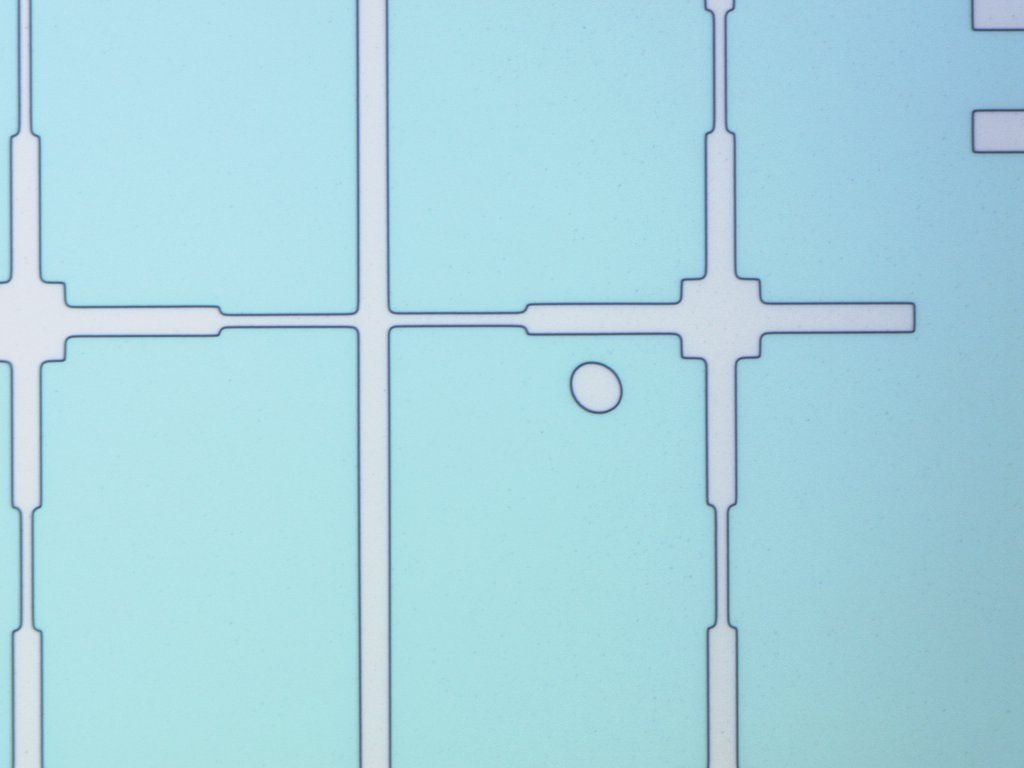
#> input picture edge_detection/led.jpg, 1024 x 768 px
$ python edge_detection.py
#> lines starting #> are read from the running program, lines starting #| are printed output that depends on the picture; after the words box and inside, x2 and y2 are one past the last pixel; in counts of white or black regions, pixels touching at a corner belong together
### edge_detection/imgutils.py
from PIL import Image as I
import numpy as np

def imread( infile ) :
    """
    Takes a string as input and outputs a image.

    Args:
        infile: input file string

    Returns:
        numpy.ndarray: image
    """
#> called with infile = 'led.jpg'
    img = I.open( infile)
#> img is the input picture: PIL image 1024x768 RGB; mean R, G, B 169, 213.6, 224.7
    img.load()
    data = np.asarray( img, dtype="uint8" )
    return data

def imwrite( img, outfile ):
    """
    Takes an image and string as input and and writes the image down.

    Args:
        img: image numpy.ndarray
        outfile: output file string
    """
    if not img.dtype == 'uint8':
        np.clip(img, a_min = 0, a_max = 255, out = img)
        img = np.asarray(img, dtype = 'uint8')
    img = I.fromarray( img )
    img.save( outfile )

def imshow ( img , window = 'image'):
    """
    Takes an image as input and displays it.

    Args:
        img: image numpy.ndarray
        window: (optional) title to name the window by.
    """
    I.fromarray(img).show(title = window)

def rgb2gray(rgb):
    """
	Function that takes as input one rgb image array and returns a grayscale image. It applies
	the following transform:

	.. math::

		I_{gray} = 0.2989I_r + 0.5870I_g + 0.1140I_b

	Args:
		rgb: ``numpy ndarray`` of a four-dimensional image batch of the form
									< (number of images??), height, width, channels>

	Returns:
		numpy ndarray: gray
	"""
    if len(rgb.shape) == 4:
        r, g, b = rgb[:,:,:,0], rgb[:,:,:,1], rgb[:,:,:,2]
    elif len(rgb.shape) == 3:
        r, g, b = rgb[:,:,0], rgb [:,:,1], rgb[:,:,2]
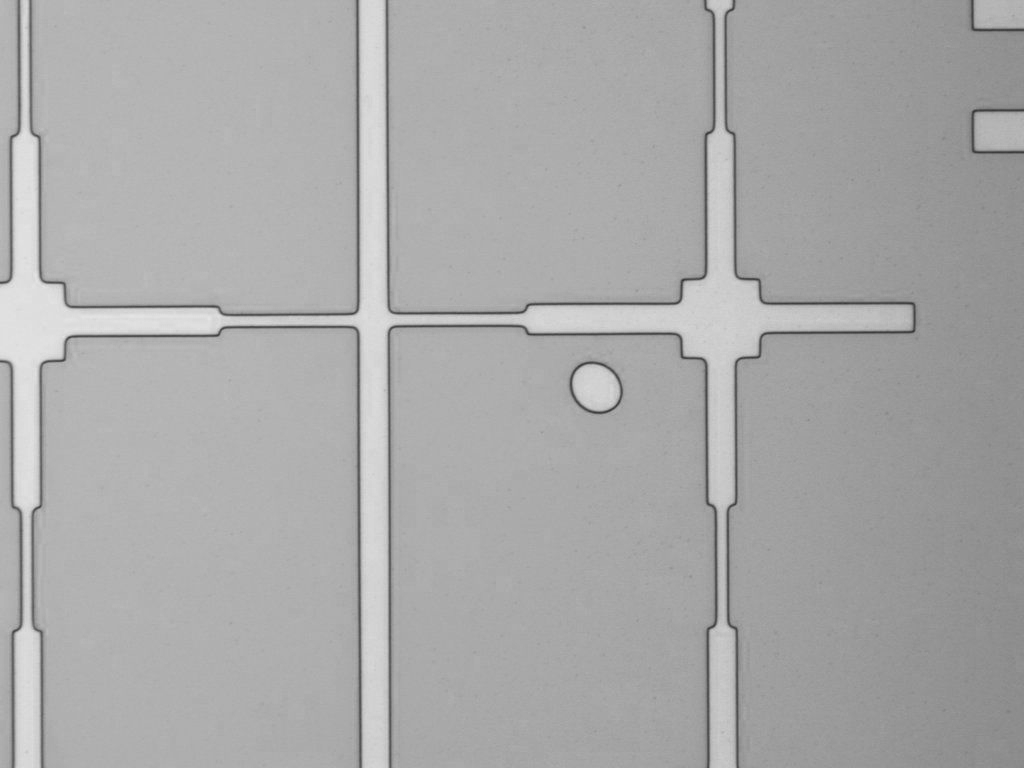
#> r: shape (768, 1024); min 56, max 230, mean 169
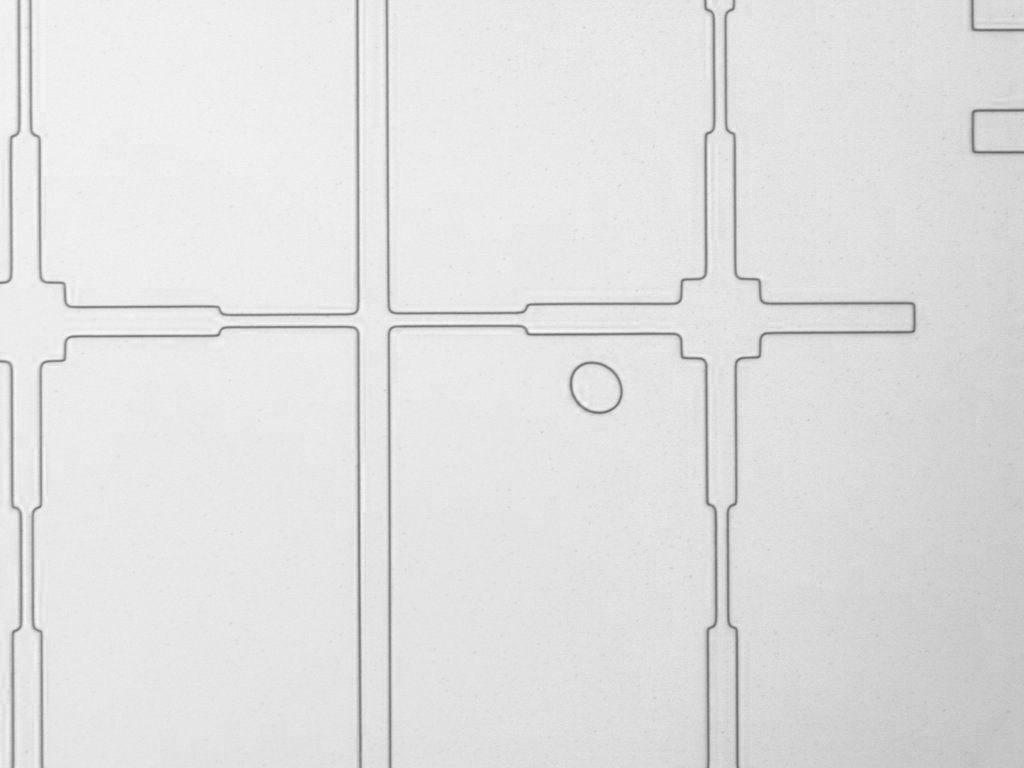
#> b: shape (768, 1024); min 103, max 251, mean 224.7
    gray = 0.2989 * r + 0.5870 * g + 0.1140 * b
    return gray

# [2 lines that do not run on import are left out]

### edge_detection/edge_detection.py
from scipy.ndimage import convolve1d as imfilter
import sys
sys.path.append( '../core' )
from imgutils import *

img = imread('led.jpg')  # Load the image
img = rgb2gray(img)   # convert to grayscale
imshow(img,'original image')
# Create filters
differentials = np.asarray([-1,0,1])

dx = imfilter(input = img, weights = differentials, axis = 0)  # This filters straight.
dy = imfilter(input = img, weights = differentials, axis = 1)  # This filters transposed.
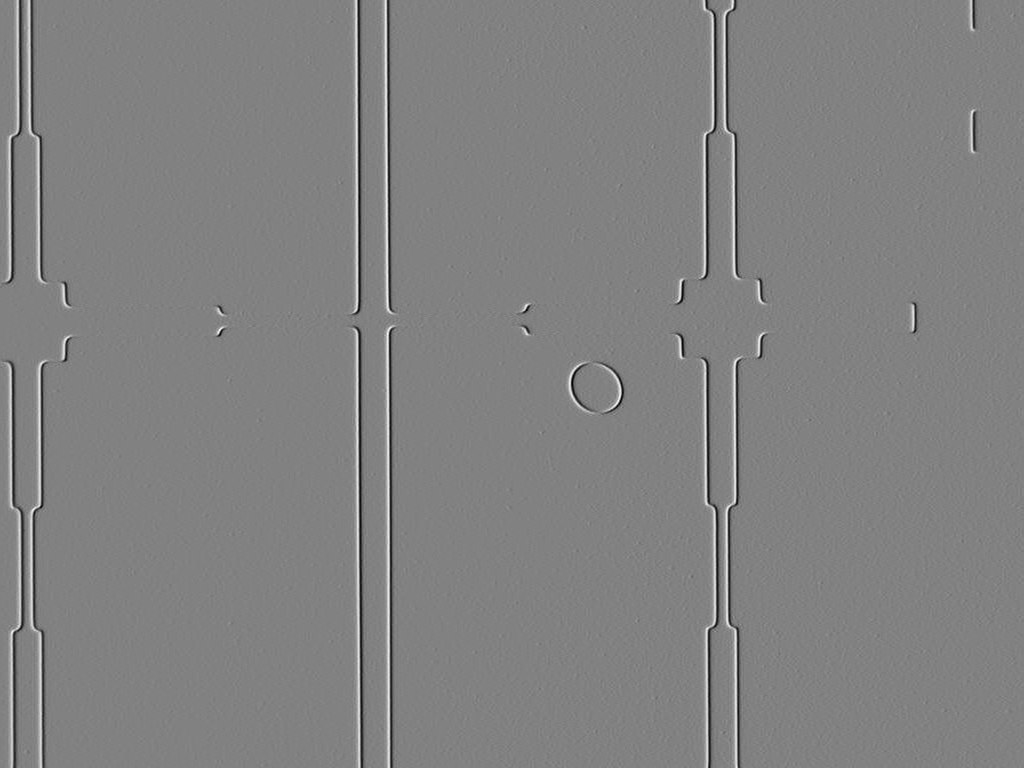
#> dy: shape (768, 1024) float64; min -99.73, max 96.79, mean 0.1; drawn with min black and max white

# Display the differentials.
imshow(dx,'dx')
imshow(dy,'dy')

edge_map_threshold = 10     # This is the threshold above which, we shall call a differential an
                            # edge.

dx_em = np.zeros(dx.shape)
dx_em[dx > edge_map_threshold] = 255
dy_em = np.zeros(dy.shape)
dy_em[dy > edge_map_threshold] = 255


imshow(dx_em,'dx_em')
#> call 4 of imshow, with window = 'dx_em'
#> in imshow (call 4), `I.fromarray(img).show(title = window)`:
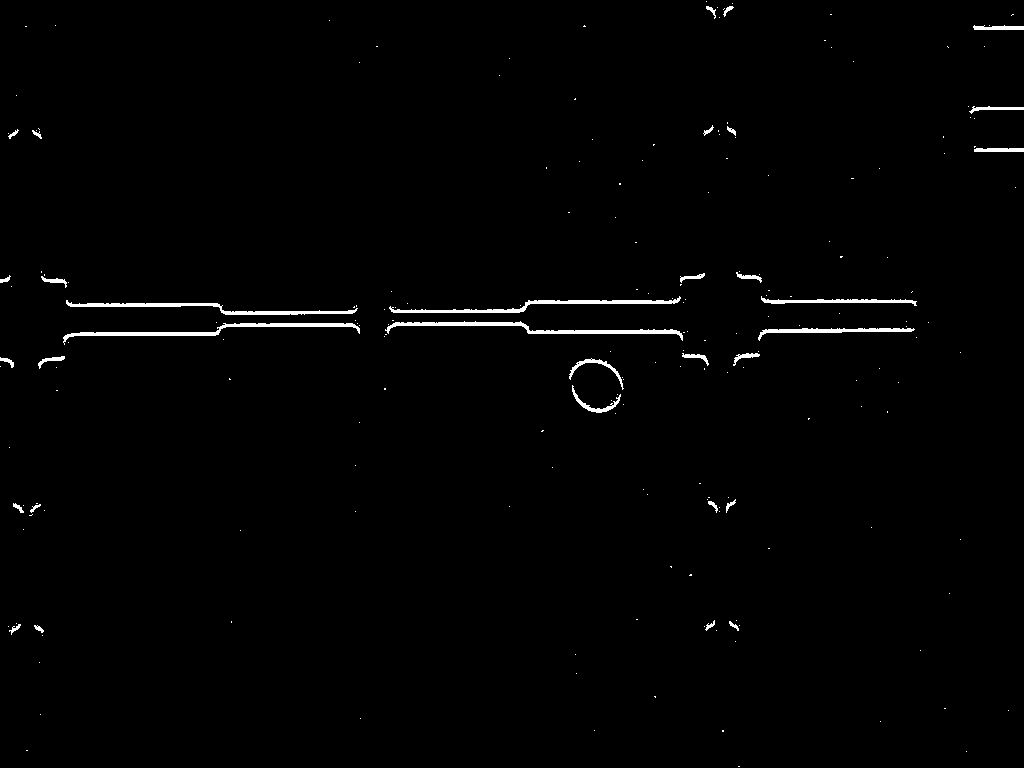
#> shown: PIL image 1024x768 F; 1.1% white; 209 white regions (176 under 20 px), largest, box (x1, y1, x2, y2) and area: (385, 321, 683, 341) 1199, (63, 323, 360, 345) 1178, (389, 296, 681, 313) 1071
imshow(dy_em,'dy_em')

## Save the iamges down.
imwrite(dx,'dx.jpg')
imwrite(dy,'dy.jpg')
#> call 2 of imwrite, with outfile = 'dy.jpg'
#> in imwrite (call 2), `img = np.asarray(img, dtype = 'uint8')`:
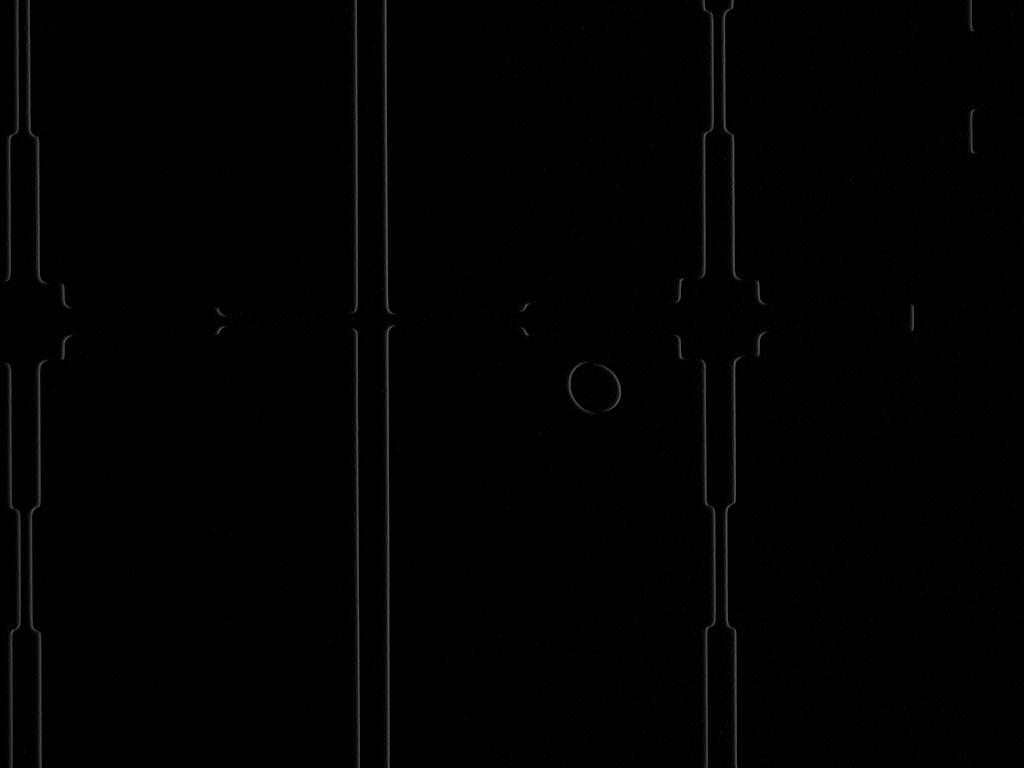
#> img: shape (768, 1024); min 0, max 96, mean 1.3
imwrite(dx_em,'dx_em.jpg')
imwrite(dy_em,'dy_em.jpg')
#> in imwrite (call 4), `img = I.fromarray( img )`: img: PIL image 1024x768 L; 2.6% white; 175 white regions (148 under 20 px), largest, box (x1, y1, x2, y2) and area: (28, 359, 49, 768) 1929, (383, 325, 396, 768) 1919, (349, 328, 360, 768) 1826
